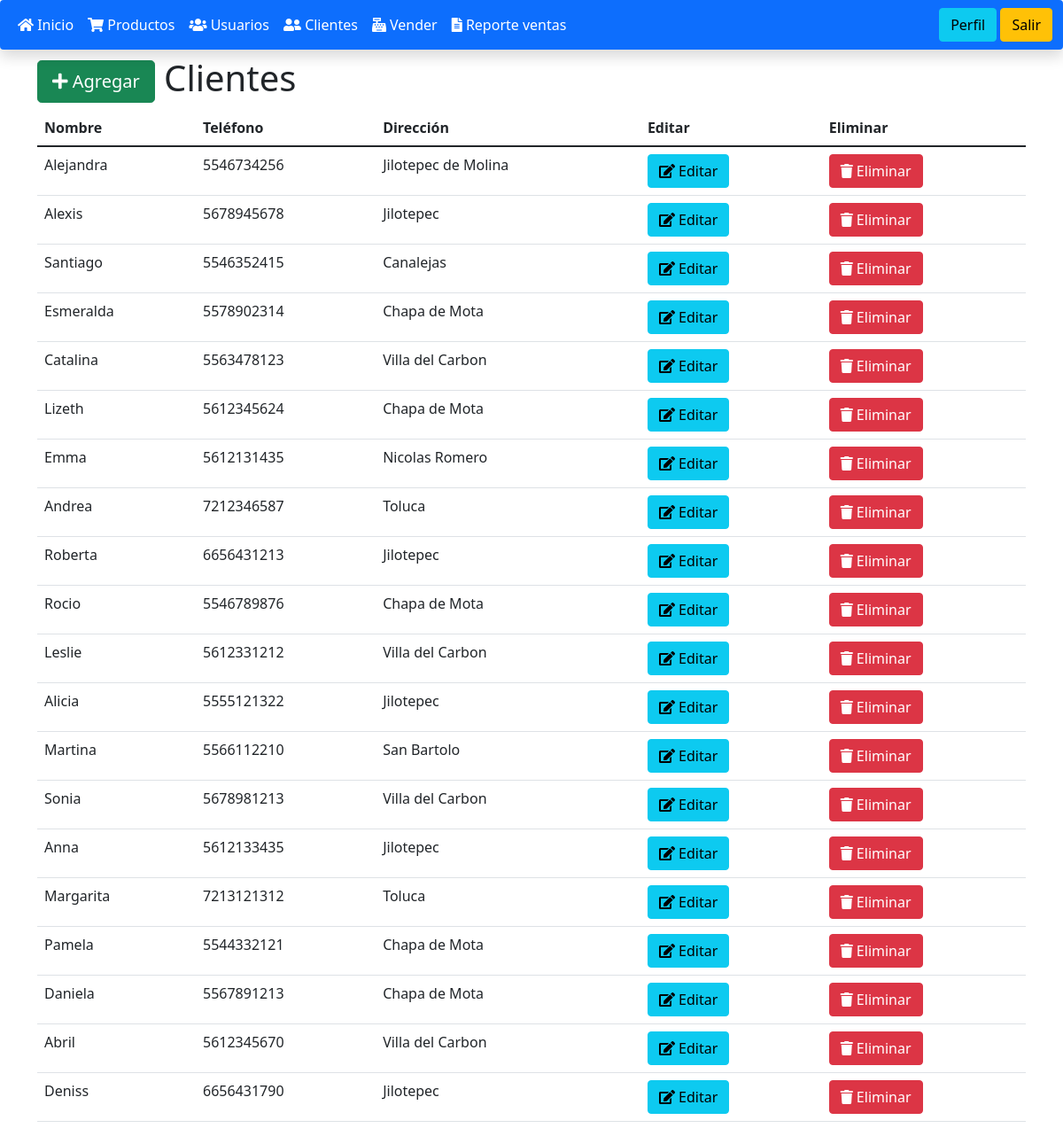
The app's page /clientes.php (signed in) with its own data.
### tables this page shows
CREATE TABLE `clientes`  (
  `id` bigint(20) UNSIGNED NOT NULL AUTO_INCREMENT,
  `nombre` varchar(255) NOT NULL,
  `telefono` varchar(25) NOT NULL,
  `direccion` varchar(255) NOT NULL,
  PRIMARY KEY (`id`) USING BTREE
);

### funciones.php (called while the page is built, shortened)
<?php
function obtenerClientes(){
    $sentencia = "SELECT * FROM clientes";
    return select($sentencia);
}
function select($sentencia, $parametros = []){
    $bd = conectarBaseDatos();
    $respuesta = $bd->prepare($sentencia);
    $respuesta->execute($parametros);
    return $respuesta->fetchAll();
}
function conectarBaseDatos() {
	$host = "localhost";
	$db   = "ventas_php";
	$user = "root";
	$pass = "";
	$charset = 'utf8mb4';
	$options = [
	    \PDO::ATTR_ERRMODE            => \PDO::ERRMODE_EXCEPTION,
	    \PDO::ATTR_DEFAULT_FETCH_MODE => \PDO::FETCH_OBJ,
	    \PDO::ATTR_EMULATE_PREPARES   => false,
	];
	$dsn = "mysql:host=$host;dbname=$db;charset=$charset";
	try {
	     $pdo = new \PDO($dsn, $user, $pass, $options);
	     return $pdo;
	} catch (\PDOException $e) {
	     throw new \PDOException($e->getMessage(), (int)$e->getCode());
	}
}

### clientes.php (the view, shortened to what this page needs)
<?php
include_once "encabezado.php";
include_once "navbar.php";
include_once "funciones.php";
$clientes = obtenerClientes();
?>
<div class="container">
    <h1>
        <a class="btn btn-success btn-lg" href="agregar_cliente.php">
            <i class="fa fa-plus"></i>
            Agregar
        </a>
        Clientes
    </h1>
    <table class="table">
        <thead>
            <tr>
                <th>Nombre</th>
                <th>Teléfono</th>
                <th>Dirección</th>
                <th>Editar</th>
                <th>Eliminar</th>
            </tr>
        </thead>
        <tbody>
            <?php
            foreach($clientes as $cliente){
            ?>
                <tr>
                    <td><?php echo $cliente->nombre; ?></td>
                    <td><?php echo $cliente->telefono; ?></td>
                    <td><?php echo $cliente->direccion; ?></td>
                    <td>
                        <a class="btn btn-info" href="editar_cliente.php?id=<?php echo $cliente->id;?>">
                            <i class="fa fa-edit"></i>
                            Editar
                        </a>
                    </td>
                    <td>
                        <a class="btn btn-danger" href="eliminar_cliente.php?id=<?php echo $cliente->id;?>">
                            <i class="fa fa-trash"></i>
                            Eliminar
                        </a>
                    </td>
                </tr>
            <?php } ?>
        </tbody>
    </table>
</div>

### encabezado.php (shortened to what this page needs)
<!DOCTYPE html>
<html lang="en">
<head>
    <link rel="stylesheet" href="bootstrap/bootstrap.min.css">
    <link rel="stylesheet" href="bootstrap/all.min.css">
</head>
<body>
</body>
</html>

### navbar.php (shortened to what this page needs)
<nav class="navbar navbar-expand-lg navbar-dark bg-primary mb-2 shadow   rounded">
  <div class="container-fluid">
    <div class="collapse navbar-collapse" id="navbarSupportedContent">
      <ul class="navbar-nav me-auto mb-2 mb-lg-0">
        <li class="nav-item">
          <a class="nav-link active "  href="index.php">
            <i class="fa fa-home"></i>
            Inicio
            </a>
        </li>
        <li class="nav-item">
            <a class="nav-link active" href="productos.php">
                <i class="fa fa-shopping-cart"></i>
                Productos
            </a>
        </li>
        <li class="nav-item">
            <a class="nav-link active" href="usuarios.php">
            <i class="fa fa-users"></i>
            Usuarios
            </a>
        </li>
        <li class="nav-item">
            <a class="nav-link active" href="clientes.php">
            <i class="fa fa-user-friends"></i>
            Clientes
            </a>
        </li>
        <li class="nav-item">
            <a class="nav-link active" href="vender.php">
            <i class="fa fa-cash-register"></i>
            Vender
            </a>
        </li>
        <li class="nav-item">
            <a class="nav-link active" href="reporte_ventas.php">
            <i class="fa fa-file-alt"></i>
            Reporte ventas
            </a>
        </li>
        </ul>
        <ul class="navbar-nav">
            <li class="nav-item">
                <a href="perfil.php" class="btn btn-info" >Perfil</a>
            </li>
            <li class="nav-item">
                <a href="cerrar_sesion.php" class="btn btn-warning">Salir</a>
            </li>
        </ul>
    </div>
  </div>
</nav>

### records on screen
clientes: nombre "Alejandra", telefono "5546734256", direccion "Jilotepec de Molina"
clientes: nombre "Alexis", telefono "5678945678", direccion "Jilotepec"
clientes: nombre "Santiago", telefono "5546352415", direccion "Canalejas"
clientes: nombre "Esmeralda", telefono "5578902314", direccion "Chapa de Mota"
clientes: nombre "Catalina", telefono "5563478123", direccion "Villa del Carbon"
clientes: nombre "Lizeth", telefono "5612345624", direccion "Chapa de Mota"
clientes: nombre "Emma", telefono "5612131435", direccion "Nicolas Romero"
clientes: nombre "Andrea", telefono "7212346587", direccion "Toluca"
clientes: nombre "Roberta", telefono "6656431213", direccion "Jilotepec"
clientes: nombre "Rocio", telefono "5546789876", direccion "Chapa de Mota"
clientes: nombre "Leslie", telefono "5612331212", direccion "Villa del Carbon"
clientes: nombre "Alicia", telefono "5555121322", direccion "Jilotepec"
clientes: nombre "Martina", telefono "5566112210", direccion "San Bartolo"
clientes: nombre "Sonia", telefono "5678981213", direccion "Villa del Carbon"
clientes: nombre "Anna", telefono "5612133435", direccion "Jilotepec"
clientes: nombre "Margarita", telefono "7213121312", direccion "Toluca"
clientes: nombre "Pamela", telefono "5544332121", direccion "Chapa de Mota"
clientes: nombre "Daniela", telefono "5567891213", direccion "Chapa de Mota"
clientes: nombre "Abril", telefono "5612345670", direccion "Villa del Carbon"
clientes: nombre "Deniss", telefono "6656431790", direccion "Jilotepec"
